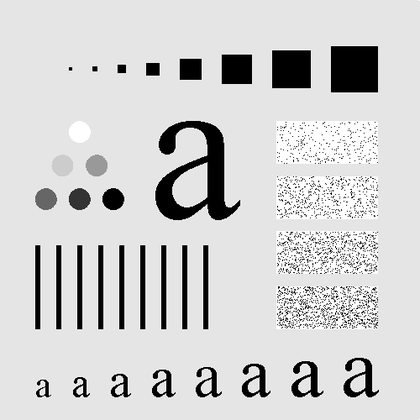
%> input picture Problem3/fig/characters_test_pattern.tif, 420 x 420 px, shrunk from 500 x 500 before the run
$ octave --eval "result = myMarrHildreth2(imread('../../Problem3/fig/characters_test_pattern.tif'));"   (GNU Octave 9; MATLAB toolbox functions it lacks are replaced by stand-ins)
%> lines starting %> are read from the running program, lines starting %| are printed output that depends on the picture
function otptth = myMarrHildreth2( im )
im=im2double(im);
%smoothening the image with a filter
gfilter= [0 0 1 0 0;
       0 1 2 1 0;
       1 2 -16 2 1;
       0 1 2 1 0;
       0 0 1 0 0];

smim=conv2(im,gfilter);
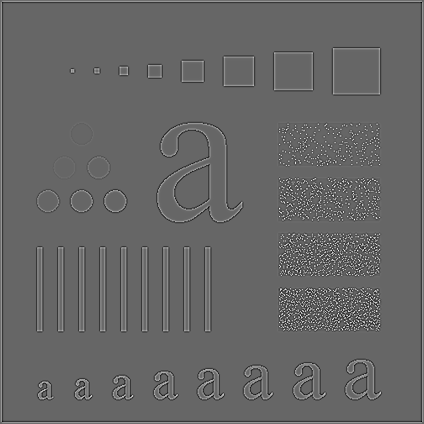
%> smim: size 424x424 double; min -9.62, max 14.24, mean 7.98e-17; drawn with min black and max white

% finding the zero crossings
[rr,cc]=size(smim);
%> rr = 424; cc = 424
zc=zeros([rr,cc]);

for i=2:rr-1
    for j=2:cc-1
        if (smim(i,j)>0)
            if (smim(i,j+1)>=0 && smim(i,j-1)<0) || (smim(i,j+1)<0 && smim(i,j-1)>=0)
                zc(i,j)= smim(i,j+1);
            elseif (smim(i+1,j)>=0 && smim(i-1,j)<0) || (smim(i+1,j)<0 && smim(i-1,j)>=0)
                zc(i,j)= smim(i,j+1);
            elseif (smim(i+1,j+1)>=0 && smim(i-1,j-1)<0) || (smim(i+1,j+1)<0 && smim(i-1,j-1)>=0)
                zc(i,j)= smim(i,j+1);
            elseif (smim(i-1,j+1)>=0 && smim(i+1,j-1)<0) || (smim(i-1,j+1)<0 && smim(i+1,j-1)>=0)
                zc(i,j)=smim(i,j+1);
            end

        end

    end
end
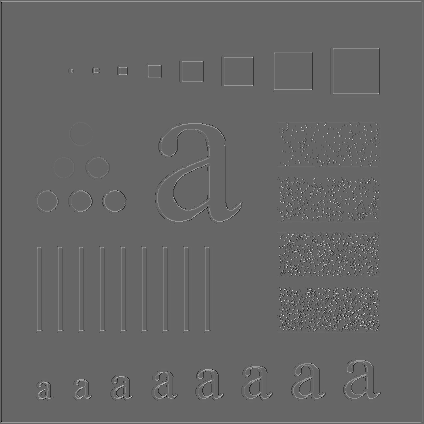
%> zc: size 424x424 double; min -9.03, max 13.35, mean 0.0293; drawn with min black and max white

otpt=im2uint8(zc);
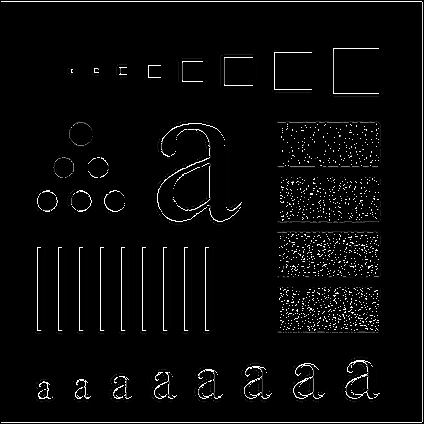
%> otpt: size 424x424 uint8; min 0, max 255, mean 8.5
% thresholding
% otptth = otpt>105;
otptth = otpt>250;
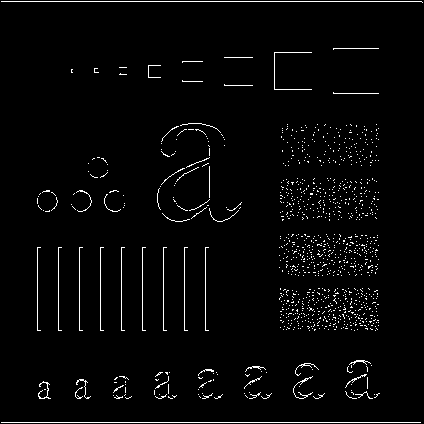
%> otptth: size 424x424 logical; 2.7% white in thin lines or dots

figure;
  subplot(2,2,1);imshow(im);title('Origional image');
  subplot(2,2,2);imshow(smim);title('Smoothened image');
%> after `imshow(smim)`:
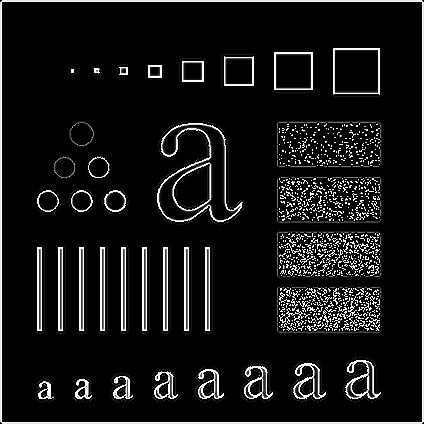
%> displayed picture: size 424x424, on the screen's scale of 0 to 255; min 0, max 255, mean 22.3
  subplot(2,2,3);imshow(otpt);title('Output image');
  subplot(2,2,4);imshow(otptth);title('Output image with threshold');
end
